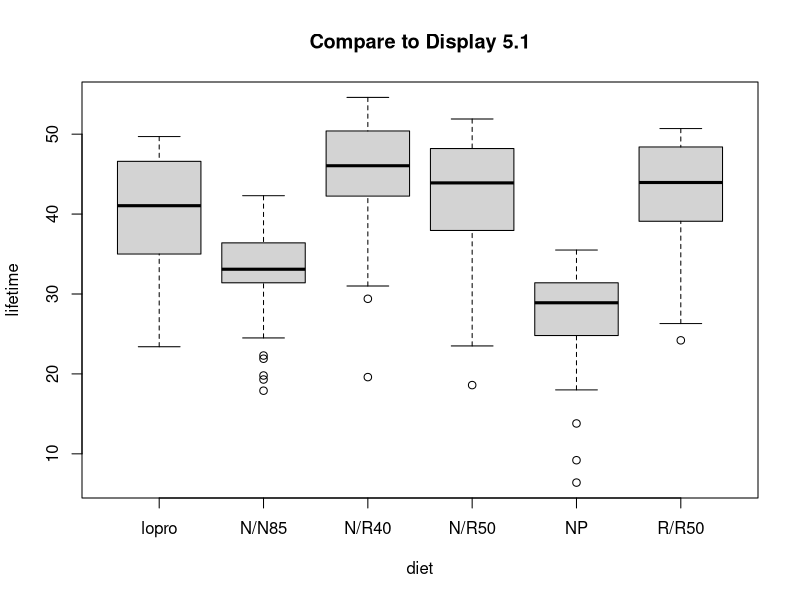
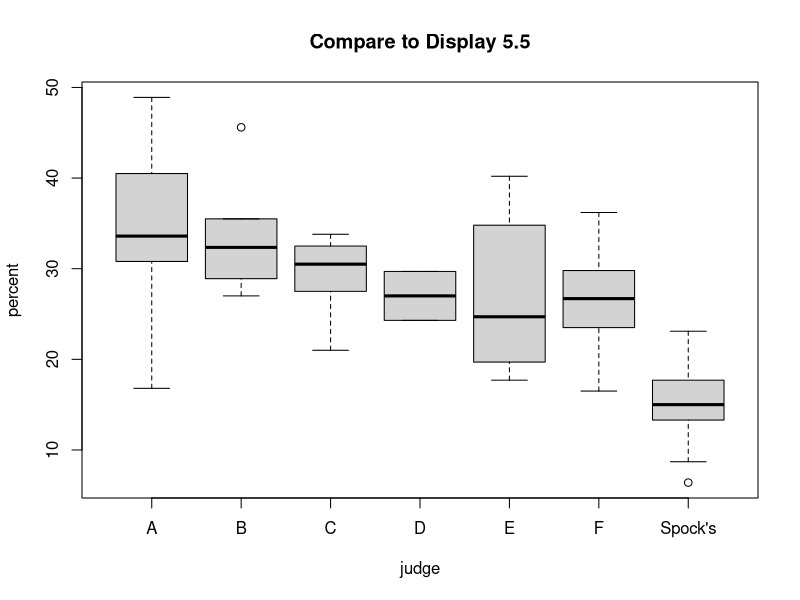
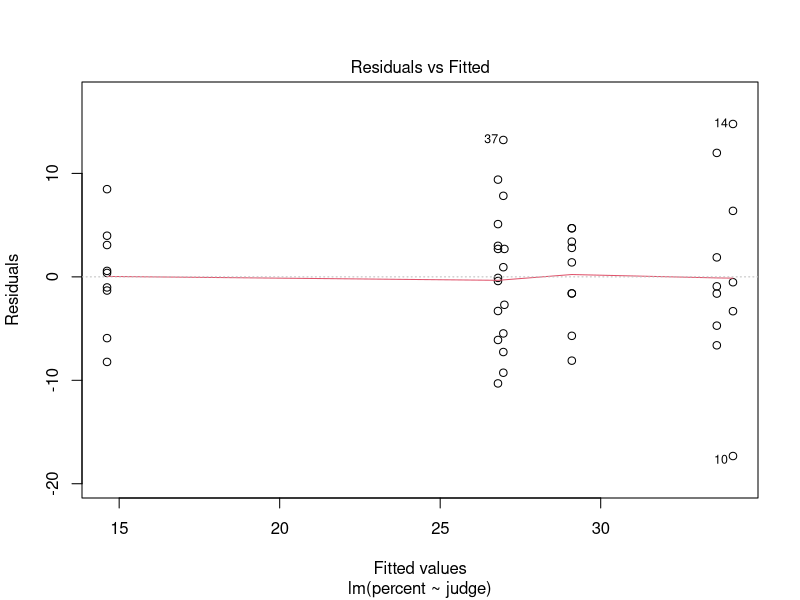
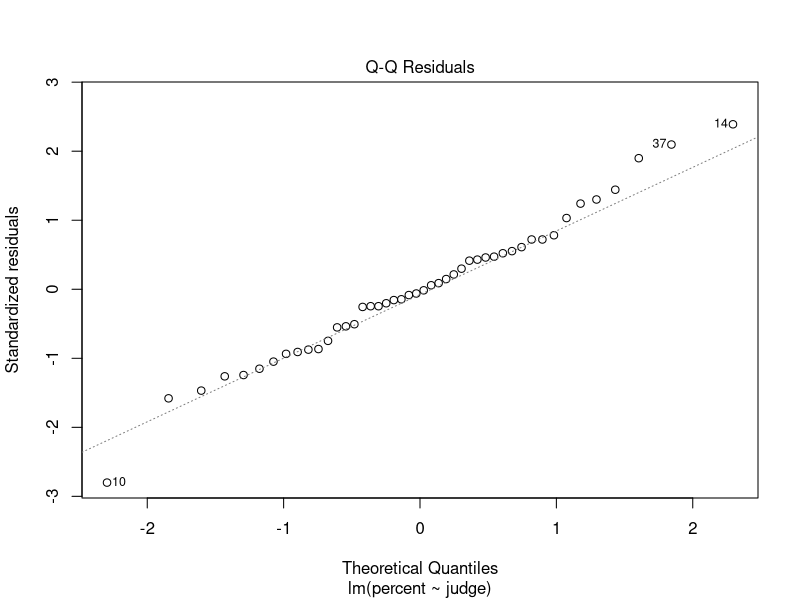
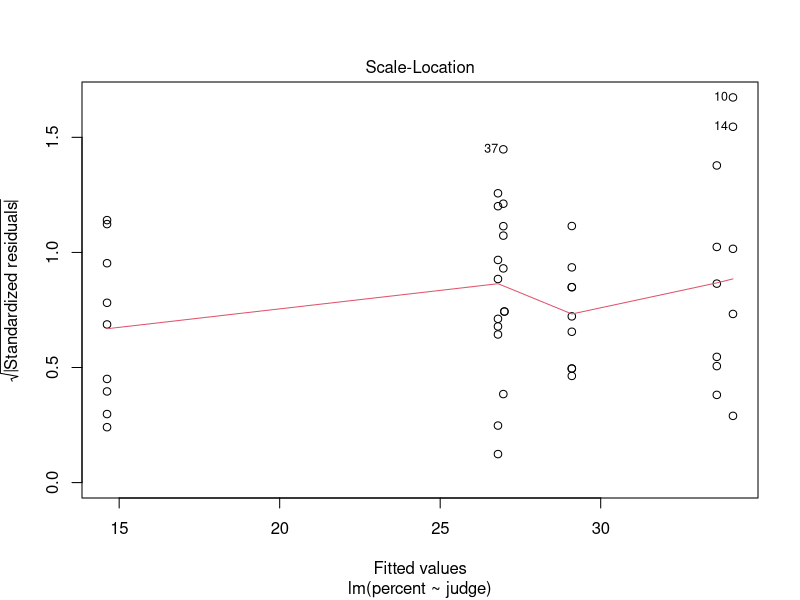
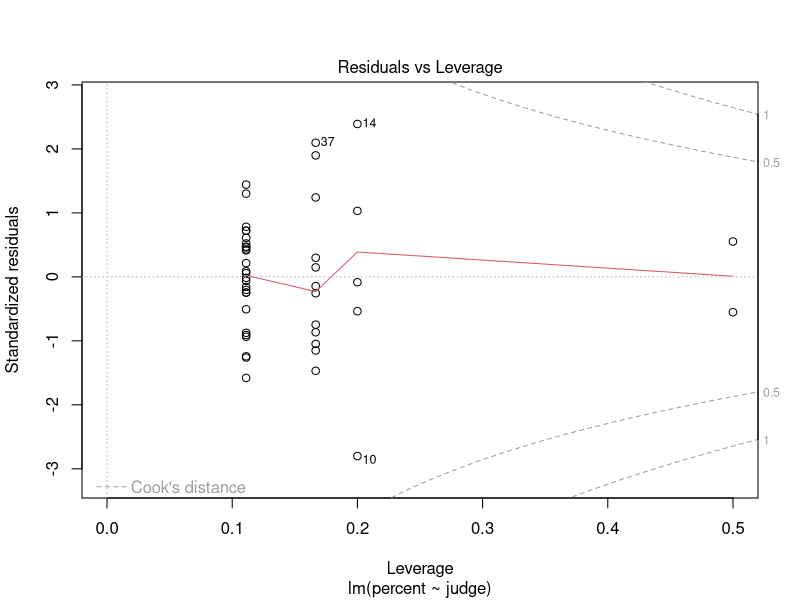
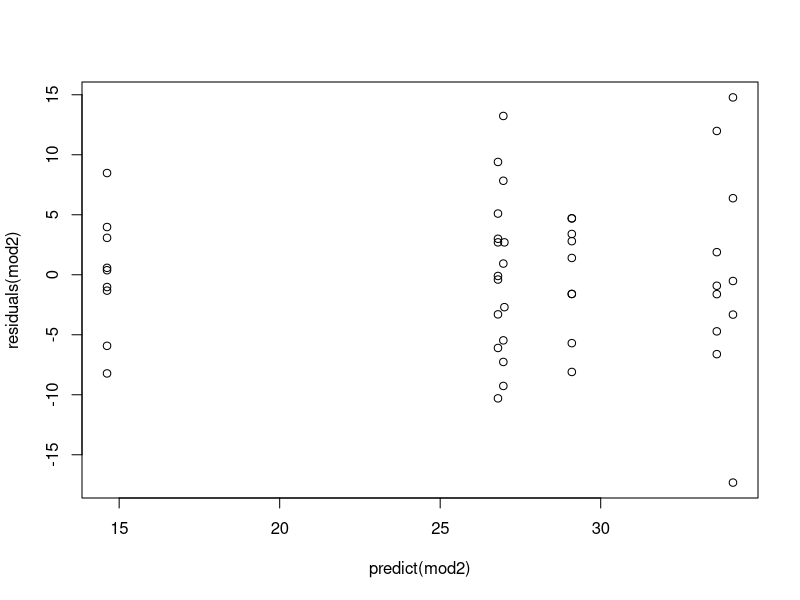

Write R code to recreate these figures, in order.
setwd("U:\\401A\\sleuth3csv") # or whever your data are

#######################################################
# Chapter 5                                         
#######################################################

################### Displays from Chapter 5 ######################
mice = read.csv("case0501.csv")
names(mice) = tolower(names(mice)) # makes variable names lower case

head(mice,10)

boxplot(lifetime~diet,mice, main="Compare to Display 5.1")

# Compare to Display 5.2
library(plyr)
sm = ddply(mice, .(diet), summarise,
           n = length(lifetime),
           min = min(lifetime),
           max = max(lifetime),
           mean = mean(lifetime),
           sd = sd(lifetime))
sm$ciL = sm$mean - qt(.025, sm$n)*sm$sd/sqrt(sm$n)
sm$ciU = sm$mean + qt(.025, sm$n)*sm$sd/sqrt(sm$n)


spock = read.csv("case0502.csv")
names(spock) = tolower(names(spock))
head(spock,10)

boxplot(percent~judge, spock, main="Compare to Display 5.5")

# Compare to Display 5.10
anova(lm(percent~judge, spock))

spock$others = spock$judge == "Spock's"
head(spock,15)

# Compare to Display 5.12
mod0 = lm(percent~1, spock)
mod1 = lm(percent~others, spock)
mod2 = lm(percent~judge, spock)
anova(mod0,mod2)
anova(mod0,mod1,mod2)


# For homework
plot(mod2)
plot(predict(mod2), residuals(mod2))
